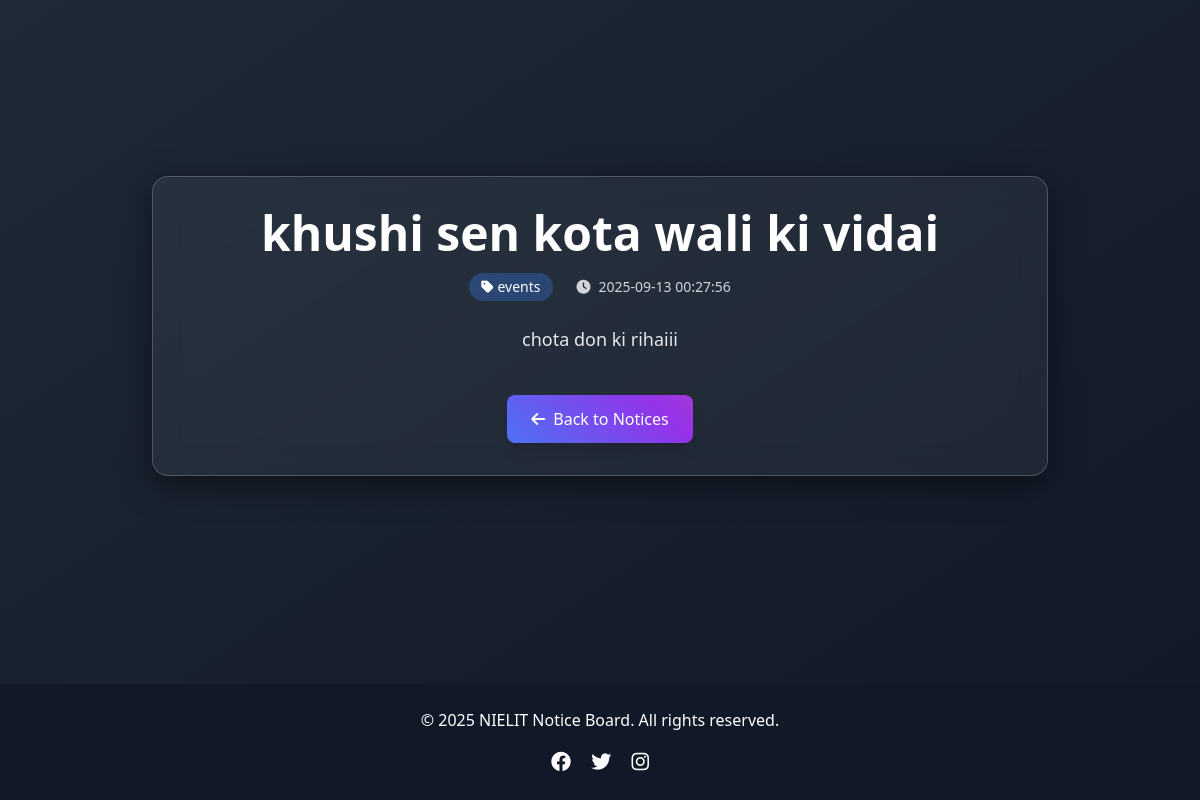
The app's page /notice/12 with its own data.
### app.py (models this page shows)
class Notice(db.Model):
    id = db.Column(db.Integer, primary_key=True)
    title = db.Column(db.String(200), nullable=False)
    content = db.Column(db.Text, nullable=False)
    category = db.Column(db.String(50), nullable=True)  # New field for notice category
    timestamp = db.Column(db.DateTime, default=current_time_ist)
    files = db.Column(db.String(500))  # Comma-separated filenames

### app.py (the view)
@app.route("/notice/<int:id>")
def view_notice(id):
    notice = Notice.query.get_or_404(id)
    files = notice.files.split(",") if notice.files else []
    file_urls = [url_for("uploaded_file", filename=f) for f in files]
    return render_template("view_notice.html", notice=notice, file_urls=file_urls,files=files)

### app.py (called while the page is built, shortened)
@app.before_request
def create_tables():
    db.create_all()
    if not User.query.filter_by(username="admin").first():
        hashed_pw = generate_password_hash("admin", method="pbkdf2:sha256")
        db.session.add(User(username="admin", password=hashed_pw))
        db.session.commit()

### templates/view_notice.html (shortened to what this page needs)
<!DOCTYPE html>
<html lang="en">
<head>
  <script src="https://cdn.tailwindcss.com"></script>
  <link rel="stylesheet" href="https://cdnjs.cloudflare.com/ajax/libs/font-awesome/6.0.0-beta3/css/all.min.css">
</head>
<body class="min-h-screen flex flex-col">
  <main class="flex-grow flex items-center justify-center py-10">
    <div class="max-w-4xl w-full glass-card p-8">
      <h1 class="text-4xl md:text-5xl font-extrabold mb-4 text-center text-white">{{ notice.title }}</h1>
      <div class="flex flex-wrap justify-center gap-6 text-gray-300 text-sm mb-6">
        <span class="bg-blue-500 bg-opacity-30 text-white px-3 py-1 rounded-full font-medium flex items-center">
          <i class="fas fa-tag mr-1"></i>{{ notice.category }}
        </span>
        <span class="flex items-center">
          <i class="fas fa-clock mr-2"></i>{{ notice.timestamp.strftime('%Y-%m-%d %H:%M:%S') }}
        </span>
      </div>
      <p class="text-lg text-gray-200 leading-relaxed mb-8 text-center">
        {{ notice.content }}
      </p>
      <div class="mt-10 text-center">
        <a href="{{ url_for('index') }}" class="glow-btn inline-flex items-center px-6 py-3 rounded-lg font-medium shadow-lg transition">
          <i class="fas fa-arrow-left mr-2"></i> Back to Notices
        </a>
      </div>
    </div>
  </main>
  <footer class="bg-gray-900 text-white py-6 mt-8">
    <div class="container mx-auto px-4 text-center">
      <p>© 2025 NIELIT Notice Board. All rights reserved.</p>
      <div class="mt-4 space-x-4">
        <a href="https://www.facebook.com/profile.php?id=100018440221971" class="hover:text-blue-400"><i class="fab fa-facebook text-xl"></i></a>
        <a href="https://x.com/AJM_NIELIT" class="hover:text-blue-400"><i class="fab fa-twitter text-xl"></i></a>
        <a href="https://www.instagram.com/nielit_ajm?igsh=bGxmbHFtZHl2ZHNp" class="hover:text-blue-400"><i class="fab fa-instagram text-xl"></i></a>
      </div>
    </div>
  </footer>
</body>
</html>

### templates/view_notice.html (style rules this page uses)
.glass-card { background: rgba(255, 255, 255, 0.05); backdrop-filter: blur(15px); border: 1px solid rgba(255, 255, 255, 0.2); box-shadow: 0 8px 32px rgba(0,0,0,0.5); border-radius: 1rem; }
.glow-btn { background: linear-gradient(45deg, #3b82f6, #9333ea, #ec4899); background-size: 200% 200%; animation: gradientShift 4s infinite; color: white; font-weight: bold; transition: transform 0.3s ease, box-shadow 0.3s ease; }
body { background: linear-gradient(to bottom right, #1f2937, #111827); color: #f3f4f6; }

### records on screen
Notice: title "khushi sen kota wali ki vidai", category "events", timestamp "2025-09-13 00:27:56", content "chota don ki rihaiii"
